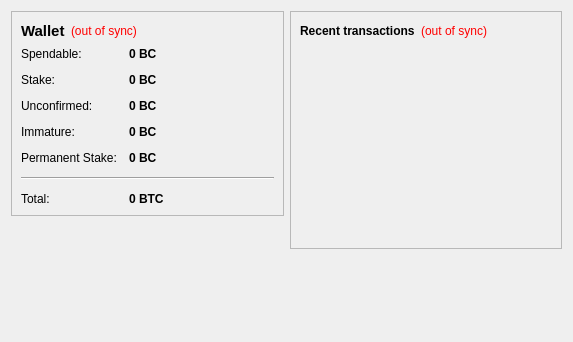
<?xml version="1.0" encoding="UTF-8"?>
<ui version="4.0">
 <class>OverviewPage</class>
 <widget class="QWidget" name="OverviewPage">
  <property name="geometry">
   <rect>
    <x>0</x>
    <y>0</y>
    <width>573</width>
    <height>342</height>
   </rect>
  </property>
  <property name="windowTitle">
   <string>Form</string>
  </property>
  <layout class="QHBoxLayout" name="horizontalLayout" stretch="1,1">
   <item>
    <layout class="QVBoxLayout" name="verticalLayout_2">
     <item>
      <widget class="QFrame" name="frame">
       <property name="frameShape">
        <enum>QFrame::StyledPanel</enum>
       </property>
       <property name="frameShadow">
        <enum>QFrame::Raised</enum>
       </property>
       <layout class="QVBoxLayout" name="verticalLayout_4">
        <item>
         <layout class="QHBoxLayout" name="horizontalLayout_4">
          <item>
           <widget class="QLabel" name="label_5">
            <property name="font">
             <font>
              <pointsize>11</pointsize>
              <weight>75</weight>
              <bold>true</bold>
             </font>
            </property>
            <property name="text">
             <string>Wallet</string>
            </property>
           </widget>
          </item>
          <item>
           <widget class="QLabel" name="labelWalletStatus">
            <property name="toolTip">
             <string>The displayed information may be out of date. Your wallet automatically synchronizes with the network after a connection is established, but this process has not completed yet.</string>
            </property>
            <property name="styleSheet">
             <string notr="true">QLabel { color: red; }</string>
            </property>
            <property name="text">
             <string notr="true">(out of sync)</string>
            </property>
            <property name="alignment">
             <set>Qt::AlignLeading|Qt::AlignLeft|Qt::AlignVCenter</set>
            </property>
           </widget>
          </item>
          <item>
           <spacer name="horizontalSpacer_2">
            <property name="orientation">
             <enum>Qt::Horizontal</enum>
            </property>
            <property name="sizeHint" stdset="0">
             <size>
              <width>40</width>
              <height>20</height>
             </size>
            </property>
           </spacer>
          </item>
         </layout>
        </item>
        <item>
         <layout class="QFormLayout" name="formLayout_2">
          <property name="fieldGrowthPolicy">
           <enum>QFormLayout::AllNonFixedFieldsGrow</enum>
          </property>
          <property name="horizontalSpacing">
           <number>12</number>
          </property>
          <property name="verticalSpacing">
           <number>12</number>
          </property>
          <item row="0" column="0">
           <widget class="QLabel" name="label">
            <property name="text">
             <string>Spendable:</string>
            </property>
           </widget>
          </item>
          <item row="0" column="1">
           <widget class="QLabel" name="labelBalance">
            <property name="font">
             <font>
              <weight>75</weight>
              <bold>true</bold>
             </font>
            </property>
            <property name="cursor">
             <cursorShape>IBeamCursor</cursorShape>
            </property>
            <property name="toolTip">
             <string>Your current spendable balance</string>
            </property>
            <property name="text">
             <string notr="true">0 BC</string>
            </property>
            <property name="textInteractionFlags">
             <set>Qt::LinksAccessibleByMouse|Qt::TextSelectableByKeyboard|Qt::TextSelectableByMouse</set>
            </property>
           </widget>
          </item>
          <item row="1" column="0">
           <widget class="QLabel" name="label_6">
            <property name="text">
             <string>Stake:</string>
            </property>
           </widget>
          </item>
          <item row="1" column="1">
           <widget class="QLabel" name="labelStake">
            <property name="font">
             <font>
              <weight>75</weight>
              <bold>true</bold>
             </font>
            </property>
            <property name="cursor">
             <cursorShape>IBeamCursor</cursorShape>
            </property>
            <property name="toolTip">
             <string>Total of coins that was staked, and do not yet count toward the current balance</string>
            </property>
            <property name="text">
             <string notr="true">0 BC</string>
            </property>
            <property name="textInteractionFlags">
             <set>Qt::LinksAccessibleByMouse|Qt::TextSelectableByKeyboard|Qt::TextSelectableByMouse</set>
            </property>
           </widget>
          </item>
          <item row="2" column="0">
           <widget class="QLabel" name="label_3">
            <property name="text">
             <string>Unconfirmed:</string>
            </property>
           </widget>
          </item>
          <item row="2" column="1">
           <widget class="QLabel" name="labelUnconfirmed">
            <property name="font">
             <font>
              <weight>75</weight>
              <bold>true</bold>
             </font>
            </property>
            <property name="cursor">
             <cursorShape>IBeamCursor</cursorShape>
            </property>
            <property name="toolTip">
             <string>Total of transactions that have yet to be confirmed, and do not yet count toward the current balance</string>
            </property>
            <property name="text">
             <string notr="true">0 BC</string>
            </property>
            <property name="textInteractionFlags">
             <set>Qt::LinksAccessibleByMouse|Qt::TextSelectableByKeyboard|Qt::TextSelectableByMouse</set>
            </property>
           </widget>
          </item>
          <item row="3" column="0">
           <widget class="QLabel" name="labelImmatureText">
            <property name="text">
             <string>Immature:</string>
            </property>
           </widget>
          </item>
          <item row="3" column="1">
           <widget class="QLabel" name="labelImmature">
            <property name="font">
             <font>
              <weight>75</weight>
              <bold>true</bold>
             </font>
            </property>
            <property name="toolTip">
             <string>Minted balance that has not yet matured</string>
            </property>
            <property name="text">
             <string notr="true">0 BC</string>
            </property>
            <property name="textInteractionFlags">
             <set>Qt::LinksAccessibleByMouse|Qt::TextSelectableByKeyboard|Qt::TextSelectableByMouse</set>
            </property>
           </widget>
          </item>
          <item row="4" column="0">
           <widget class="QLabel" name="labelPermanentStakeText">
            <property name="text">
             <string>Permanent Stake:</string>
            </property>
           </widget>
          </item>
          <item row="4" column="1">
           <widget class="QLabel" name="labelPermanentStake">
            <property name="font">
             <font>
              <weight>75</weight>
              <bold>true</bold>
             </font>
            </property>
            <property name="toolTip">
             <string>Coins permanently locked for staking. These cannot be spent but earn staking rewards.</string>
            </property>
            <property name="text">
             <string notr="true">0 BC</string>
            </property>
            <property name="textInteractionFlags">
             <set>Qt::LinksAccessibleByMouse|Qt::TextSelectableByKeyboard|Qt::TextSelectableByMouse</set>
            </property>
           </widget>
          </item>
          <item row="5" column="0" colspan="2">
           <widget class="Line" name="line">
            <property name="orientation">
             <enum>Qt::Horizontal</enum>
            </property>
           </widget>
          </item>
          <item row="6" column="0">
           <widget class="QLabel" name="labelTotalText">
            <property name="text">
             <string>Total:</string>
            </property>
           </widget>
          </item>
          <item row="6" column="1">
           <widget class="QLabel" name="labelTotal">
            <property name="font">
             <font>
              <weight>75</weight>
              <bold>true</bold>
             </font>
            </property>
            <property name="cursor">
             <cursorShape>IBeamCursor</cursorShape>
            </property>
            <property name="toolTip">
             <string>Your current total balance</string>
            </property>
            <property name="text">
             <string notr="true">0 BTC</string>
            </property>
            <property name="textInteractionFlags">
             <set>Qt::LinksAccessibleByMouse|Qt::TextSelectableByKeyboard|Qt::TextSelectableByMouse</set>
            </property>
           </widget>
          </item>
         </layout>
        </item>
       </layout>
      </widget>
     </item>
     <item>
      <spacer name="verticalSpacer">
       <property name="orientation">
        <enum>Qt::Vertical</enum>
       </property>
       <property name="sizeHint" stdset="0">
        <size>
         <width>20</width>
         <height>40</height>
        </size>
       </property>
      </spacer>
     </item>
    </layout>
   </item>
   <item>
    <layout class="QVBoxLayout" name="verticalLayout_3">
     <item>
      <widget class="QFrame" name="frame_2">
       <property name="frameShape">
        <enum>QFrame::StyledPanel</enum>
       </property>
       <property name="frameShadow">
        <enum>QFrame::Raised</enum>
       </property>
       <layout class="QVBoxLayout" name="verticalLayout">
        <item>
         <layout class="QHBoxLayout" name="horizontalLayout_2">
          <item>
           <widget class="QLabel" name="label_4">
            <property name="text">
             <string>&lt;b&gt;Recent transactions&lt;/b&gt;</string>
            </property>
           </widget>
          </item>
          <item>
           <widget class="QLabel" name="labelTransactionsStatus">
            <property name="toolTip">
             <string>The displayed information may be out of date. Your wallet automatically synchronizes with the network after a connection is established, but this process has not completed yet.</string>
            </property>
            <property name="styleSheet">
             <string notr="true">QLabel { color: red; }</string>
            </property>
            <property name="text">
             <string notr="true">(out of sync)</string>
            </property>
            <property name="alignment">
             <set>Qt::AlignRight|Qt::AlignTrailing|Qt::AlignVCenter</set>
            </property>
           </widget>
          </item>
          <item>
           <spacer name="horizontalSpacer">
            <property name="orientation">
             <enum>Qt::Horizontal</enum>
            </property>
            <property name="sizeHint" stdset="0">
             <size>
              <width>40</width>
              <height>20</height>
             </size>
            </property>
           </spacer>
          </item>
         </layout>
        </item>
        <item>
         <widget class="QListView" name="listTransactions">
          <property name="styleSheet">
           <string notr="true">QListView { background: transparent; }</string>
          </property>
          <property name="frameShape">
           <enum>QFrame::NoFrame</enum>
          </property>
          <property name="verticalScrollBarPolicy">
           <enum>Qt::ScrollBarAlwaysOff</enum>
          </property>
          <property name="horizontalScrollBarPolicy">
           <enum>Qt::ScrollBarAlwaysOff</enum>
          </property>
          <property name="selectionMode">
           <enum>QAbstractItemView::NoSelection</enum>
          </property>
         </widget>
        </item>
       </layout>
      </widget>
     </item>
     <item>
      <spacer name="verticalSpacer_2">
       <property name="orientation">
        <enum>Qt::Vertical</enum>
       </property>
       <property name="sizeHint" stdset="0">
        <size>
         <width>20</width>
         <height>40</height>
        </size>
       </property>
      </spacer>
     </item>
    </layout>
   </item>
  </layout>
 </widget>
 <resources/>
 <connections/>
</ui>
